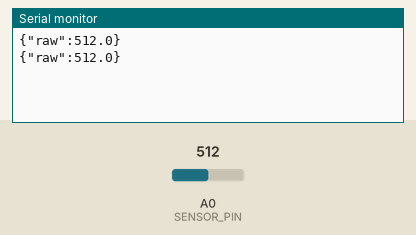
This sketch was run on a simulated Arduino Uno, built with avr-gcc and run on an emulated ATmega328P. Parts: the last lines printed to the serial monitor. The inputs (shaded band) are chosen by the test bench; at power-on: A0 (SENSOR_PIN) = 512.

Above: at 1.2 s.
1.3 s: A0 (SENSOR_PIN) set to 716
At 2.6 s:
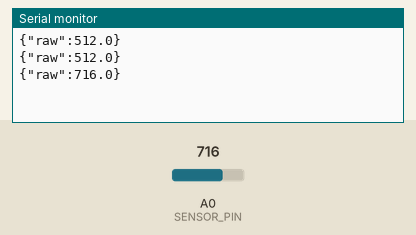
2.8 s: A0 (SENSOR_PIN) set to 900
At 3.6 s:
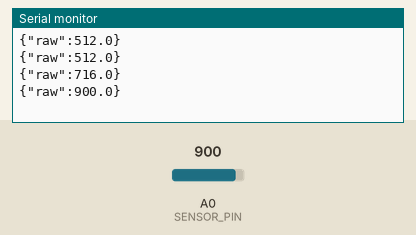
Timing chart, 0 to 5.8 s (numbered marks = the images above; inputs shaded):
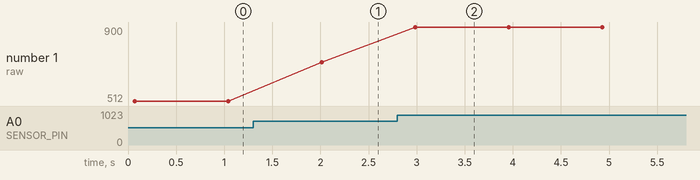

Measured:
- after the input at 1.3 s, the serial monitor: prints a new line after 0.71 s (image 1)
- after the input at 2.8 s, the serial monitor: prints a new line after 0.19 s (image 2)
- plotted number 1: 512 → 716 after the input at 1.3 s, 716 → 900 after the input at 2.8 s

The sketch:

AquaCoreSensor.ino
```cpp
/*
  Aqua Core – Arduino Uno water level sensor -> USB serial

  Wiring (analog water level sensor, 3 pins):
    sensor "S"  ->  A0
    sensor "+"  ->  D7   (sensor is powered ONLY while measuring: electrodes corrode much slower)
    sensor "-"  ->  GND

  Upload this sketch, then connect the Uno to the phone with a USB OTG cable.
  The app reads one line per second:  {"raw":312.4}
  The value is the real, averaged ADC reading (0-1023). Calibrate EMPTY / FULL in the app.
*/

const int SENSOR_PIN = A0;
const int POWER_PIN = 7;
const int SAMPLES = 10;

void setup() {
  Serial.begin(9600);
  pinMode(POWER_PIN, OUTPUT);
  digitalWrite(POWER_PIN, LOW);
}

void loop() {
  digitalWrite(POWER_PIN, HIGH);
  delay(20);                       // let the reading settle
  long sum = 0;
  for (int i = 0; i < SAMPLES; i++) {
    sum += analogRead(SENSOR_PIN);
    delay(5);
  }
  digitalWrite(POWER_PIN, LOW);

  Serial.print("{\"raw\":");
  Serial.print(sum / (float)SAMPLES, 1);
  Serial.println("}");

  delay(900);
}
```
